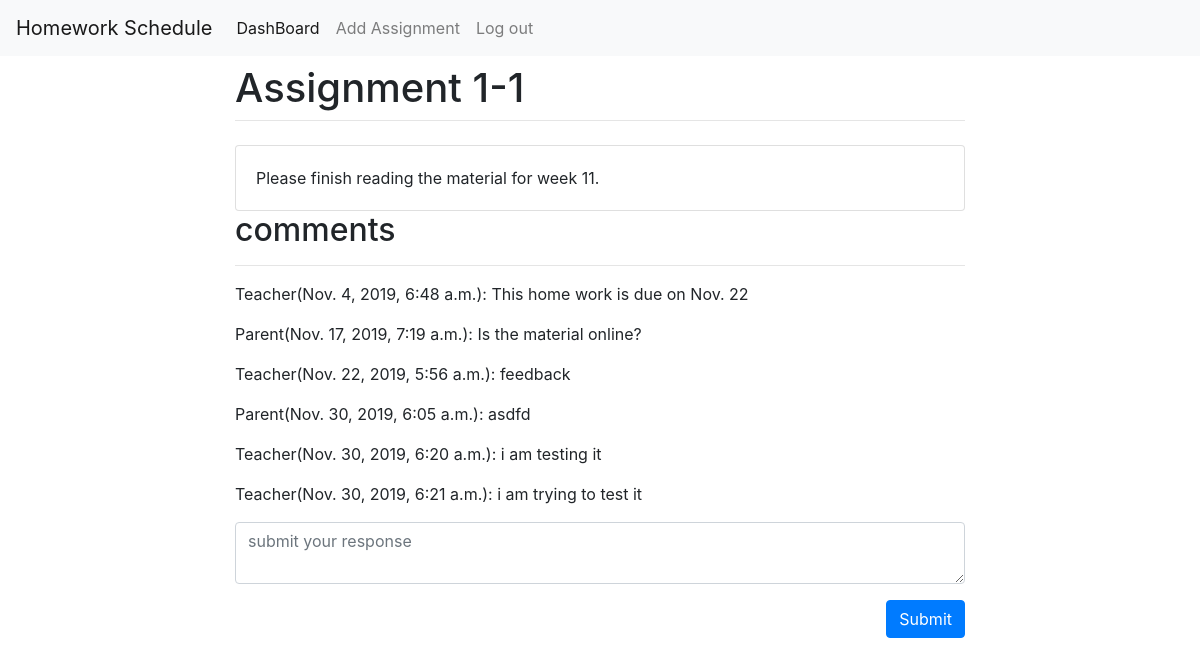
Before: /assignment_preview/1/ (signed in) with the older database file.
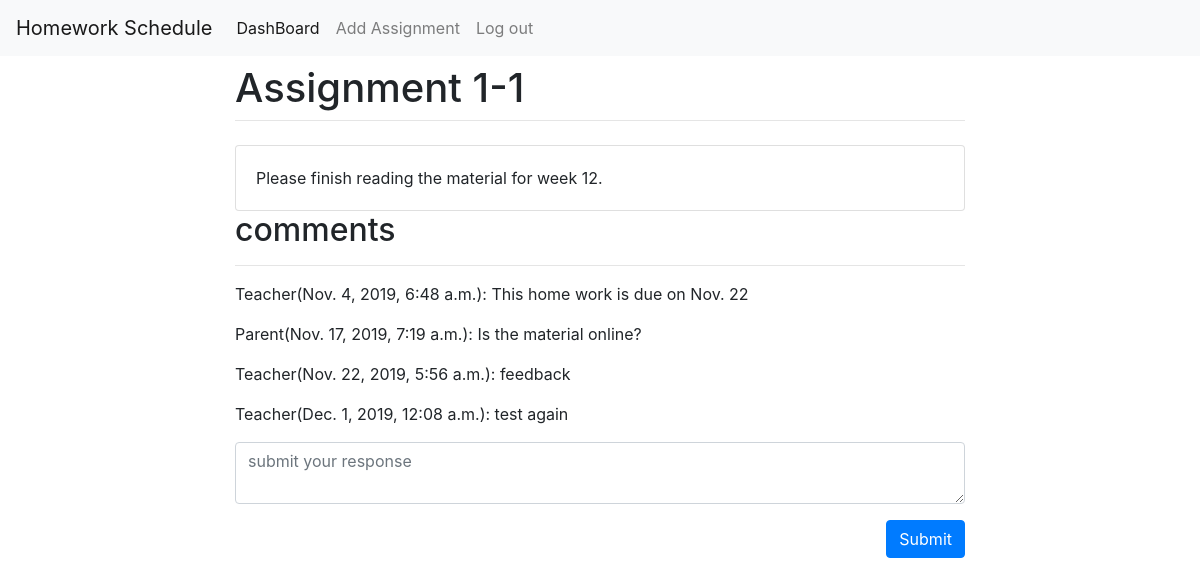
After: the same page with the newer database file.
### homeworkScheduleWeb/models.py (models this page shows, shortened)
class Assignment(models.Model):
    name = models.TextField(default='', null=False)
    content = models.TextField(default='', null=False)
    class_id = models.ForeignKey('ClassName', on_delete=models.CASCADE, null=False)

class Comment(models.Model):
    content = models.TextField(default='', null=False)
    assignment_id = models.ForeignKey('Assignment', related_name='comments', on_delete=models.CASCADE, null=False)
    status = models.CharField(max_length=1, default='1', null=False)
    created = models.DateTimeField(auto_now_add=True, blank=True)
    user_id = models.ForeignKey(User, on_delete=models.CASCADE, null=True)

### homeworkScheduleWeb/views.py (the view)
# urls.py: url('^assignment_preview/(?P<id>\d+)/$', login_required(assignment_view), name='previewAssignment'),
def assignment_view(request, id):
    if request.method == 'POST':
        form = PostComment(request.POST)
        assignment = get_object_or_404(Assignment, pk=id)
        user = get_object_or_404(User, pk=1)
        if form.is_valid():
            comment = form.save(commit=False)
            cd = form.cleaned_data
            comment.content = cd['content']
            comment.assignment_id = assignment
            comment.status = 1
            comment.user_id = user
            comment.save()
    else:
        form = PostComment()
    assignment = Assignment.objects.get(id=id)
    comments = list(Comment.objects.filter(assignment_id=id))
    data = {'assignment': assignment, 'comments': comments, 'form': form}
    return render(request, 'preview_assignment.html', data)

### homeworkScheduleWeb/forms.py
class PostComment(forms.ModelForm):
    class Meta:
        model = Comment
        fields = ('content',)

### templates/preview_assignment.html (shortened to what this page needs)
<!doctype html>
<html lang="en">
  <head>
    <link rel="stylesheet" href="https://stackpath.bootstrapcdn.com/bootstrap/4.1.3/css/bootstrap.min.css">
  </head>
  <body>
    {% include "nav.html" %}
    <div class="container">
      <div class="row justify-content-center">
        <div class="col-8">
          <h1 class="mt-2">{{ assignment.name }}</h1>
          <hr class="mt-0 mb-4">
            <div class="card">
                <div class="card-body">
                    {{ assignment.content }}
                </div>
            </div>
        </div>
      </div>
        <div class="row justify-content-center">
            <div class="col-8">
                <h2>comments</h2>
            <hr>
            {% for comment in comments %}
               {% if comment.user_id.id == 1 %}
                <p> Teacher({{comment.created}}): {{ comment.content}} </p>
                {% elif comment.user_id.id == 2 %}
                <p> Parent({{comment.created}}): {{ comment.content}} </p>
                {% endif %}
            {% endfor %}
            </div>
        </div>
        <div class="row justify-content-center">
            <div class="col-8">
                <form action="/assignment_preview/{{assignment.id}}/"method="POST"> {% csrf_token %}
                  <div class="form-group">
                    <textarea class="form-control" name="content" placeholder="submit your response"></textarea>
                  </div>
                    <button type="submit" class="btn btn-primary" style="float: right;">Submit</button>
                </form>
            </div>
        </div>
    </div>
  </body>
</html>

Changed rows visible on the page:
removed Comment: created "Nov. 30, 2019, 6:05 a.m.", content "asdfd"
removed Comment: created "Nov. 30, 2019, 6:20 a.m.", content "i am testing it"
removed Comment: created "Nov. 30, 2019, 6:21 a.m.", content "i am trying to test it"
changed Assignment "Assignment 1-1": content "Please finish reading the material for week 11." → "Please finish reading the material for week 12."
added Comment: created "Dec. 1, 2019, 12:08 a.m.", content "test again"
